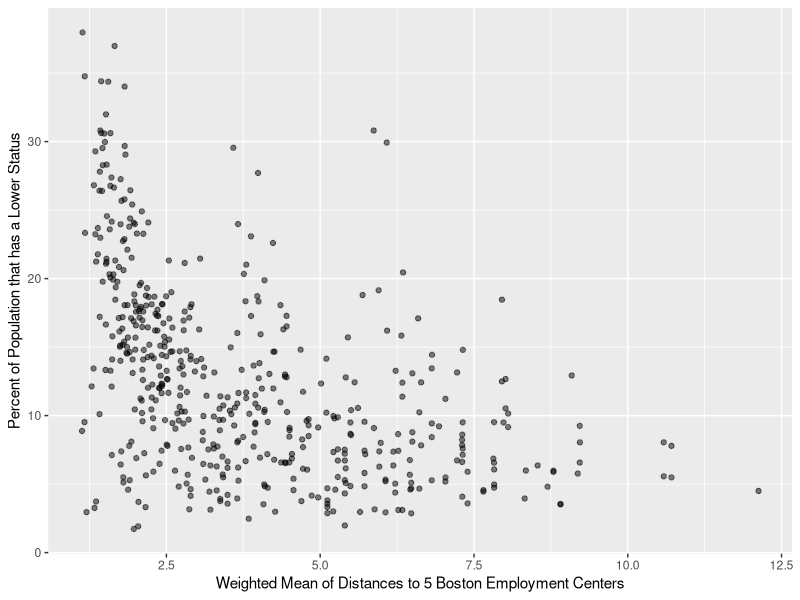
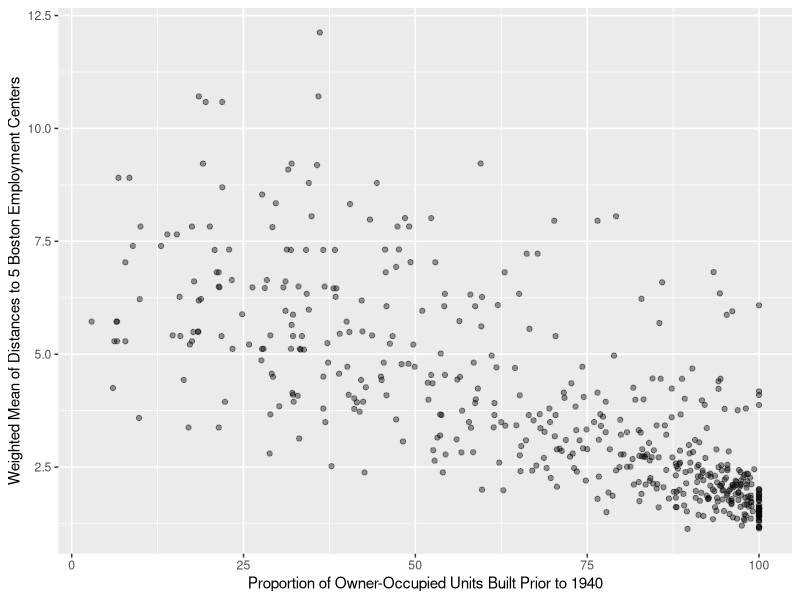
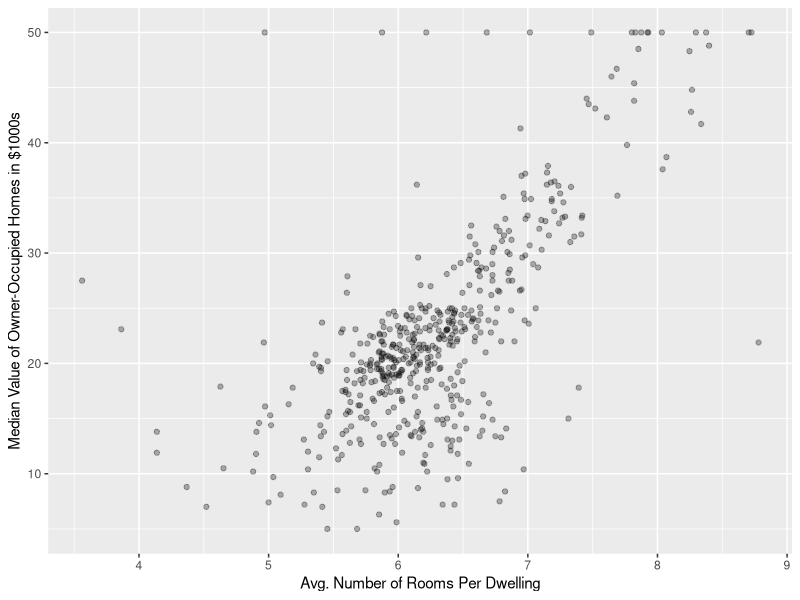

R code for these plots, in order:
## ---- chunk 1
knitr::opts_chunk$set(echo = TRUE, massage = FALSE, warning = FALSE)
library(MASS)
library(tidyverse)
Boston
data(Boston)
## ---- chunk 2
ggplot(data = Boston, mapping = aes(x = dis,
y = lstat)) +
geom_point(alpha = 0.5) +
  labs(x = "Weighted Mean of Distances to 5 Boston Employment Centers", y = "Percent of Population that has a Lower Status")
## ---- chunk 3
ggplot(data = Boston, mapping = aes(x = age,
y = dis)) +
geom_point(alpha = 0.4) +
  labs(x = "Proportion of Owner-Occupied Units Built Prior to 1940", y = "Weighted Mean of Distances to 5 Boston Employment Centers")
## ---- chunk 4
ggplot(data = Boston, mapping = aes(x = rm,
y = medv)) +
geom_point(alpha = 0.3) +
  labs(x = "Avg. Number of Rooms Per Dwelling", y = "Median Value of Owner-Occupied Homes in $1000s")
## ---- chunk 5
cor(Boston)
## ---- chunk 6
Chas_values <- table(Boston$chas)
## ---- chunk 7
median(Boston$ptratio)
